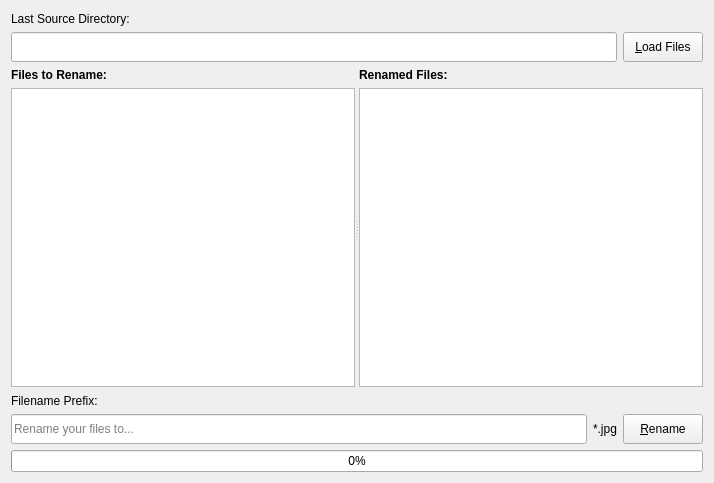
<?xml version="1.0" encoding="UTF-8"?>
<ui version="4.0">
 <class>Window</class>
 <widget class="QWidget" name="Window">
  <property name="geometry">
   <rect>
    <x>0</x>
    <y>0</y>
    <width>714</width>
    <height>483</height>
   </rect>
  </property>
  <property name="windowTitle">
   <string>BulkFileRename</string>
  </property>
  <layout class="QGridLayout" name="gridLayout">
   <item row="0" column="0" colspan="3">
    <widget class="QLabel" name="label">
     <property name="minimumSize">
      <size>
       <width>0</width>
       <height>15</height>
      </size>
     </property>
     <property name="maximumSize">
      <size>
       <width>16777215</width>
       <height>15</height>
      </size>
     </property>
     <property name="text">
      <string>Last Source Directory:</string>
     </property>
    </widget>
   </item>
   <item row="1" column="0" colspan="2">
    <widget class="QLineEdit" name="dirEdit">
     <property name="minimumSize">
      <size>
       <width>0</width>
       <height>30</height>
      </size>
     </property>
     <property name="maximumSize">
      <size>
       <width>16777215</width>
       <height>30</height>
      </size>
     </property>
    </widget>
   </item>
   <item row="1" column="2">
    <widget class="QPushButton" name="loadFilesButton">
     <property name="minimumSize">
      <size>
       <width>0</width>
       <height>30</height>
      </size>
     </property>
     <property name="maximumSize">
      <size>
       <width>16777215</width>
       <height>30</height>
      </size>
     </property>
     <property name="text">
      <string>&amp;Load Files</string>
     </property>
    </widget>
   </item>
   <item row="2" column="0" colspan="3">
    <widget class="QSplitter" name="splitter">
     <property name="orientation">
      <enum>Qt::Horizontal</enum>
     </property>
     <widget class="QWidget" name="">
      <layout class="QVBoxLayout" name="verticalLayout">
       <item>
        <widget class="QLabel" name="label_2">
         <property name="font">
          <font>
           <bold>true</bold>
          </font>
         </property>
         <property name="text">
          <string>Files to Rename:</string>
         </property>
        </widget>
       </item>
       <item>
        <widget class="QListWidget" name="srcFileList"/>
       </item>
      </layout>
     </widget>
     <widget class="QWidget" name="">
      <layout class="QVBoxLayout" name="verticalLayout_2">
       <item>
        <widget class="QLabel" name="label_3">
         <property name="font">
          <font>
           <bold>true</bold>
          </font>
         </property>
         <property name="text">
          <string>Renamed Files:</string>
         </property>
        </widget>
       </item>
       <item>
        <widget class="QListWidget" name="dstFileList"/>
       </item>
      </layout>
     </widget>
    </widget>
   </item>
   <item row="3" column="0" colspan="3">
    <widget class="QLabel" name="label_4">
     <property name="minimumSize">
      <size>
       <width>0</width>
       <height>15</height>
      </size>
     </property>
     <property name="maximumSize">
      <size>
       <width>16777215</width>
       <height>15</height>
      </size>
     </property>
     <property name="text">
      <string>Filename Prefix: </string>
     </property>
    </widget>
   </item>
   <item row="4" column="0">
    <widget class="QLineEdit" name="prefixEdit">
     <property name="minimumSize">
      <size>
       <width>0</width>
       <height>30</height>
      </size>
     </property>
     <property name="maximumSize">
      <size>
       <width>16777215</width>
       <height>30</height>
      </size>
     </property>
     <property name="placeholderText">
      <string>Rename your files to...</string>
     </property>
    </widget>
   </item>
   <item row="4" column="1">
    <widget class="QLabel" name="extensionLabel">
     <property name="minimumSize">
      <size>
       <width>0</width>
       <height>30</height>
      </size>
     </property>
     <property name="maximumSize">
      <size>
       <width>16777215</width>
       <height>30</height>
      </size>
     </property>
     <property name="text">
      <string>*.jpg</string>
     </property>
    </widget>
   </item>
   <item row="4" column="2">
    <widget class="QPushButton" name="renameFilesButton">
     <property name="minimumSize">
      <size>
       <width>0</width>
       <height>30</height>
      </size>
     </property>
     <property name="maximumSize">
      <size>
       <width>16777215</width>
       <height>30</height>
      </size>
     </property>
     <property name="text">
      <string>&amp;Rename</string>
     </property>
    </widget>
   </item>
   <item row="5" column="0" colspan="3">
    <widget class="QProgressBar" name="progressBar">
     <property name="value">
      <number>0</number>
     </property>
    </widget>
   </item>
  </layout>
 </widget>
 <resources/>
 <connections/>
</ui>
